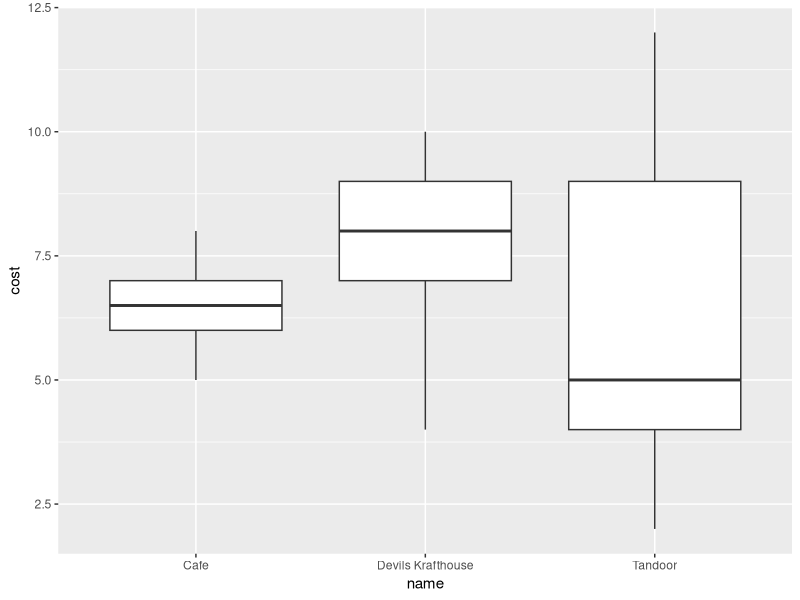
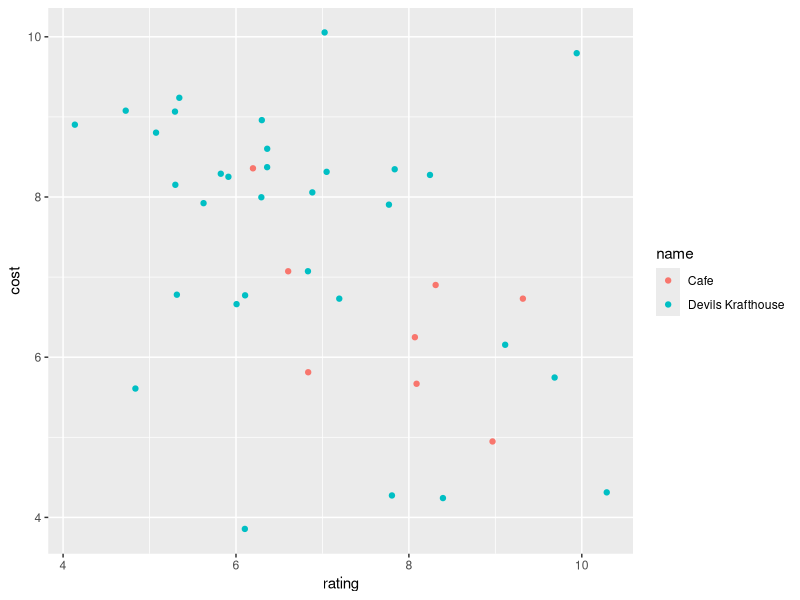
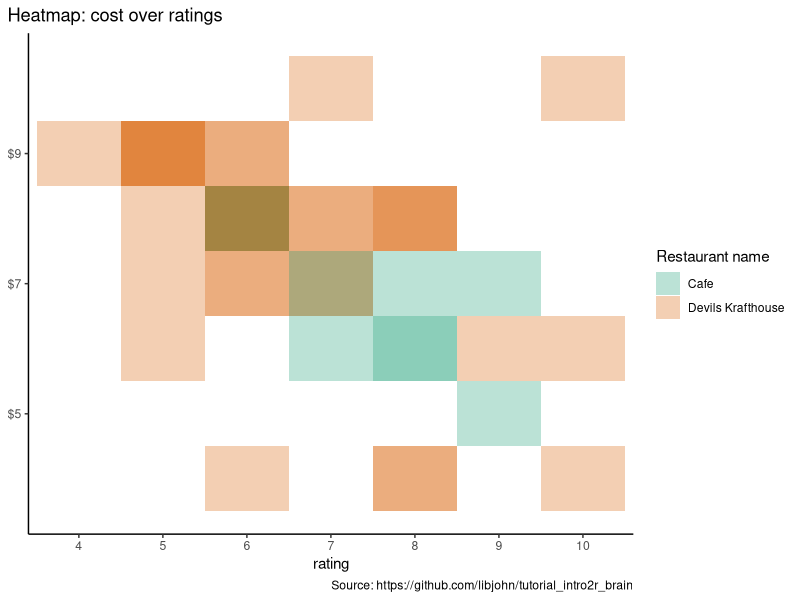

Generate these figures, in order, with R:
## ---- chunk 1
#| warning: false
#| message: false
library(tidyverse)
## ---- chunk 2
#| label: import-data
#| warning: false
#| message: false
# library(readr)
brodhead_center <- read_csv("data/brodhead_center.csv")
# view(brodheadCenter)
## ---- chunk 3
brodhead_center
## ---- chunk 4
#| warning: false
#| message: false
brodhead_center |> 
  ggplot(aes(x = name, y = cost)) +
  geom_boxplot() 
## ---- chunk 5
#| warning: false
#| message: false
brodhead_center |> 
  filter(name != "Tandoor") |> 
  ggplot(aes(x = rating, y = cost)) +
  geom_jitter(aes(color = name))
## ---- chunk 6
#| code-fold: true
#| code-summary: "Show the code"
brodhead_center |> 
  drop_na(rating, cost, name) |> 
  filter(name != "Tandoor") |> 
  ggplot(aes(x = factor(rating), y = cost)) +
  geom_tile(aes(fill = name), alpha = .3) +
  scale_y_continuous(label = scales::dollar) +
  scale_fill_brewer(palette = "Dark2") + 
  labs(x = "rating", y = NULL, title = "Heatmap: cost over ratings", 
       caption = "Source: https://github.com/libjohn/tutorial_intro2r_brain",
       fill = "Restaurant name") +
  theme_classic() +
  theme(plot.title.position = "plot")
  
